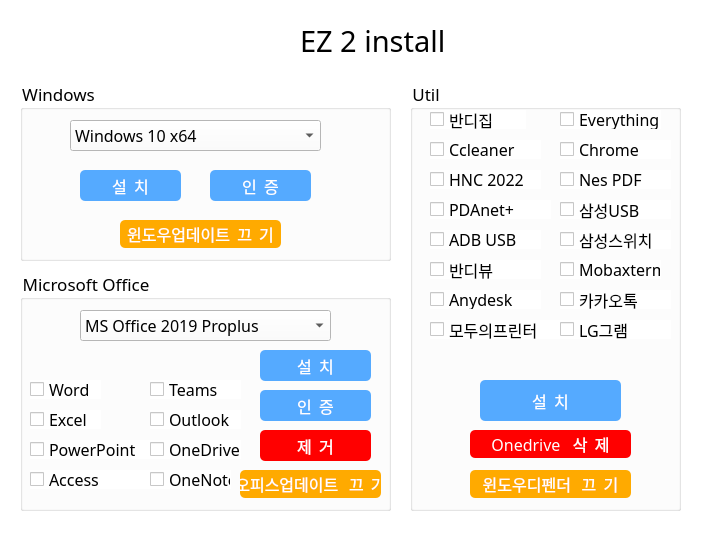
<?xml version="1.0" encoding="UTF-8"?>
<ui version="4.0">
 <class>EZ2install</class>
 <widget class="QMainWindow" name="EZ2install">
  <property name="geometry">
   <rect>
    <x>0</x>
    <y>0</y>
    <width>701</width>
    <height>534</height>
   </rect>
  </property>
  <property name="font">
   <font>
    <family>휴먼아미체</family>
    <pointsize>12</pointsize>
    <weight>75</weight>
    <bold>true</bold>
   </font>
  </property>
  <property name="windowTitle">
   <string>EZ2install</string>
  </property>
  <property name="windowIcon">
   <iconset resource="resources.qrc">
    <normaloff>:/ez2install.ico</normaloff>:/ez2install.ico</iconset>
  </property>
  <property name="styleSheet">
   <string notr="true">background-color: rgb(255, 255, 255);
</string>
  </property>
  <widget class="QWidget" name="widget">
   <widget class="QGroupBox" name="office_box">
    <property name="geometry">
     <rect>
      <x>20</x>
      <y>270</y>
      <width>371</width>
      <height>241</height>
     </rect>
    </property>
    <property name="font">
     <font>
      <family>휴먼아미체</family>
      <pointsize>13</pointsize>
      <weight>50</weight>
      <italic>false</italic>
      <bold>false</bold>
     </font>
    </property>
    <property name="styleSheet">
     <string notr="true"/>
    </property>
    <property name="title">
     <string>Microsoft Office</string>
    </property>
    <widget class="QComboBox" name="office_drop">
     <property name="geometry">
      <rect>
       <x>60</x>
       <y>40</y>
       <width>251</width>
       <height>31</height>
      </rect>
     </property>
     <property name="font">
      <font>
       <family>휴먼아미체</family>
       <pointsize>12</pointsize>
       <weight>50</weight>
       <italic>false</italic>
       <bold>false</bold>
      </font>
     </property>
     <property name="contextMenuPolicy">
      <enum>Qt::DefaultContextMenu</enum>
     </property>
     <property name="styleSheet">
      <string notr="true"/>
     </property>
     <item>
      <property name="text">
       <string>MS Office 2019 Proplus</string>
      </property>
     </item>
     <item>
      <property name="text">
       <string>MS Office 2021 Proplus</string>
      </property>
     </item>
     <item>
      <property name="text">
       <string>MS Office 2024 Proplus</string>
      </property>
     </item>
    </widget>
    <widget class="QCheckBox" name="chk_powerpoint">
     <property name="geometry">
      <rect>
       <x>10</x>
       <y>170</y>
       <width>121</width>
       <height>19</height>
      </rect>
     </property>
     <property name="font">
      <font>
       <family>휴먼아미체</family>
       <pointsize>12</pointsize>
       <weight>50</weight>
       <italic>false</italic>
       <bold>false</bold>
      </font>
     </property>
     <property name="text">
      <string>PowerPoint</string>
     </property>
    </widget>
    <widget class="QCheckBox" name="chk_excel">
     <property name="geometry">
      <rect>
       <x>10</x>
       <y>140</y>
       <width>71</width>
       <height>19</height>
      </rect>
     </property>
     <property name="font">
      <font>
       <family>휴먼아미체</family>
       <pointsize>12</pointsize>
       <weight>50</weight>
       <italic>false</italic>
       <bold>false</bold>
      </font>
     </property>
     <property name="text">
      <string>Excel</string>
     </property>
    </widget>
    <widget class="QCheckBox" name="chk_word">
     <property name="geometry">
      <rect>
       <x>10</x>
       <y>110</y>
       <width>71</width>
       <height>19</height>
      </rect>
     </property>
     <property name="font">
      <font>
       <family>휴먼아미체</family>
       <pointsize>12</pointsize>
       <weight>50</weight>
       <italic>false</italic>
       <bold>false</bold>
      </font>
     </property>
     <property name="text">
      <string>Word</string>
     </property>
    </widget>
    <widget class="QCheckBox" name="chk_access">
     <property name="geometry">
      <rect>
       <x>10</x>
       <y>200</y>
       <width>121</width>
       <height>19</height>
      </rect>
     </property>
     <property name="font">
      <font>
       <family>휴먼아미체</family>
       <pointsize>12</pointsize>
       <weight>50</weight>
       <italic>false</italic>
       <bold>false</bold>
      </font>
     </property>
     <property name="text">
      <string>Access</string>
     </property>
    </widget>
    <widget class="QCheckBox" name="chk_teams">
     <property name="geometry">
      <rect>
       <x>130</x>
       <y>110</y>
       <width>91</width>
       <height>19</height>
      </rect>
     </property>
     <property name="font">
      <font>
       <family>휴먼아미체</family>
       <pointsize>12</pointsize>
       <weight>50</weight>
       <italic>false</italic>
       <bold>false</bold>
      </font>
     </property>
     <property name="text">
      <string>Teams</string>
     </property>
    </widget>
    <widget class="QCheckBox" name="chk_onedrive">
     <property name="geometry">
      <rect>
       <x>130</x>
       <y>170</y>
       <width>91</width>
       <height>19</height>
      </rect>
     </property>
     <property name="font">
      <font>
       <family>휴먼아미체</family>
       <pointsize>12</pointsize>
       <weight>50</weight>
       <italic>false</italic>
       <bold>false</bold>
      </font>
     </property>
     <property name="text">
      <string>OneDrive</string>
     </property>
    </widget>
    <widget class="QCheckBox" name="chk_onenote">
     <property name="geometry">
      <rect>
       <x>130</x>
       <y>200</y>
       <width>81</width>
       <height>19</height>
      </rect>
     </property>
     <property name="font">
      <font>
       <family>휴먼아미체</family>
       <pointsize>12</pointsize>
       <weight>50</weight>
       <italic>false</italic>
       <bold>false</bold>
      </font>
     </property>
     <property name="text">
      <string>OneNote</string>
     </property>
    </widget>
    <widget class="QCheckBox" name="chk_outlook">
     <property name="geometry">
      <rect>
       <x>130</x>
       <y>140</y>
       <width>91</width>
       <height>19</height>
      </rect>
     </property>
     <property name="font">
      <font>
       <family>휴먼아미체</family>
       <pointsize>12</pointsize>
       <weight>50</weight>
       <italic>false</italic>
       <bold>false</bold>
      </font>
     </property>
     <property name="text">
      <string>Outlook</string>
     </property>
    </widget>
    <widget class="QPushButton" name="office_install">
     <property name="geometry">
      <rect>
       <x>240</x>
       <y>80</y>
       <width>111</width>
       <height>31</height>
      </rect>
     </property>
     <property name="font">
      <font>
       <family>휴먼아미체</family>
       <pointsize>12</pointsize>
       <weight>50</weight>
       <italic>false</italic>
       <bold>false</bold>
      </font>
     </property>
     <property name="styleSheet">
      <string notr="true">QPushButton{
	background-color: rgb(85, 170, 255);
	border-radius:5px;
    color:white;

}


QPushButton:hover{
	background-color: rgb(85, 0, 255);
	border-radius:5px;
    color:white;

}
QPushButton:pressed{
	background-color: rgb(170, 170, 127);
	border-radius:5px;
    color:white;

}





</string>
     </property>
     <property name="text">
      <string>설  치</string>
     </property>
    </widget>
    <widget class="QPushButton" name="office_uninstall">
     <property name="geometry">
      <rect>
       <x>240</x>
       <y>160</y>
       <width>111</width>
       <height>31</height>
      </rect>
     </property>
     <property name="font">
      <font>
       <family>휴먼아미체</family>
       <pointsize>12</pointsize>
       <weight>50</weight>
       <italic>false</italic>
       <bold>false</bold>
      </font>
     </property>
     <property name="styleSheet">
      <string notr="true">QPushButton{
	background-color: rgb(255, 0, 0);
	border-radius:5px;
    color:white;

}


QPushButton:hover{
	
	background-color: rgb(255, 0, 127);
	border-radius:5px;
    color:white;

}
QPushButton:pressed{
	background-color: rgb(255, 0, 255);
	border-radius:5px;
    color:white;

}





</string>
     </property>
     <property name="text">
      <string>제  거</string>
     </property>
    </widget>
    <widget class="QPushButton" name="office_update_off">
     <property name="geometry">
      <rect>
       <x>220</x>
       <y>200</y>
       <width>141</width>
       <height>28</height>
      </rect>
     </property>
     <property name="font">
      <font>
       <family>휴먼아미체</family>
       <pointsize>12</pointsize>
      </font>
     </property>
     <property name="styleSheet">
      <string notr="true">QPushButton{
	background-color: rgb(255, 170, 0);
	border-radius:5px;
    color:white;

}


QPushButton:hover{
	background-color: rgb(255, 85, 0);
	border-radius:5px;
    color:white;

}
QPushButton:pressed{
	background-color: rgb(255, 255, 0);
	border-radius:5px;
    color:white;

}





</string>
     </property>
     <property name="text">
      <string>오피스업데이트   끄  기</string>
     </property>
    </widget>
    <widget class="QPushButton" name="office_auth">
     <property name="geometry">
      <rect>
       <x>240</x>
       <y>120</y>
       <width>111</width>
       <height>31</height>
      </rect>
     </property>
     <property name="font">
      <font>
       <family>휴먼아미체</family>
       <pointsize>12</pointsize>
       <weight>50</weight>
       <italic>false</italic>
       <bold>false</bold>
      </font>
     </property>
     <property name="styleSheet">
      <string notr="true">QPushButton{
	background-color: rgb(85, 170, 255);
	border-radius:5px;
    color:white;

}


QPushButton:hover{
	background-color: rgb(85, 0, 255);
	border-radius:5px;
    color:white;

}
QPushButton:pressed{
	background-color: rgb(170, 170, 127);
	border-radius:5px;
    color:white;

}





</string>
     </property>
     <property name="text">
      <string>인  증</string>
     </property>
    </widget>
   </widget>
   <widget class="QGroupBox" name="util_box">
    <property name="geometry">
     <rect>
      <x>410</x>
      <y>80</y>
      <width>271</width>
      <height>431</height>
     </rect>
    </property>
    <property name="font">
     <font>
      <family>휴먼아미체</family>
      <pointsize>13</pointsize>
      <weight>50</weight>
      <bold>false</bold>
     </font>
    </property>
    <property name="styleSheet">
     <string notr="true"/>
    </property>
    <property name="title">
     <string>Util</string>
    </property>
    <widget class="QCheckBox" name="chk_honeyview">
     <property name="geometry">
      <rect>
       <x>20</x>
       <y>180</y>
       <width>111</width>
       <height>19</height>
      </rect>
     </property>
     <property name="font">
      <font>
       <family>휴먼아미체</family>
       <pointsize>12</pointsize>
       <weight>50</weight>
       <italic>false</italic>
       <bold>false</bold>
      </font>
     </property>
     <property name="text">
      <string>반디뷰</string>
     </property>
    </widget>
    <widget class="QCheckBox" name="chk_bandizip">
     <property name="geometry">
      <rect>
       <x>20</x>
       <y>30</y>
       <width>96</width>
       <height>19</height>
      </rect>
     </property>
     <property name="font">
      <font>
       <family>휴먼아미체</family>
       <pointsize>12</pointsize>
       <weight>50</weight>
       <italic>false</italic>
       <bold>false</bold>
      </font>
     </property>
     <property name="text">
      <string>반디집</string>
     </property>
    </widget>
    <widget class="QCheckBox" name="chk_adbdriver">
     <property name="geometry">
      <rect>
       <x>20</x>
       <y>150</y>
       <width>111</width>
       <height>19</height>
      </rect>
     </property>
     <property name="font">
      <font>
       <family>휴먼아미체</family>
       <pointsize>12</pointsize>
       <weight>50</weight>
       <italic>false</italic>
       <bold>false</bold>
      </font>
     </property>
     <property name="text">
      <string>ADB USB</string>
     </property>
    </widget>
    <widget class="QCheckBox" name="chk_mobaxterm">
     <property name="geometry">
      <rect>
       <x>150</x>
       <y>180</y>
       <width>101</width>
       <height>19</height>
      </rect>
     </property>
     <property name="font">
      <font>
       <family>휴먼아미체</family>
       <pointsize>12</pointsize>
       <weight>50</weight>
       <italic>false</italic>
       <bold>false</bold>
      </font>
     </property>
     <property name="text">
      <string>Mobaxterm</string>
     </property>
    </widget>
    <widget class="QCheckBox" name="chk_nespdf">
     <property name="geometry">
      <rect>
       <x>150</x>
       <y>90</y>
       <width>111</width>
       <height>19</height>
      </rect>
     </property>
     <property name="font">
      <font>
       <family>휴먼아미체</family>
       <pointsize>12</pointsize>
       <weight>50</weight>
       <italic>false</italic>
       <bold>false</bold>
      </font>
     </property>
     <property name="text">
      <string>Nes PDF</string>
     </property>
    </widget>
    <widget class="QCheckBox" name="chk_pdanet">
     <property name="geometry">
      <rect>
       <x>20</x>
       <y>120</y>
       <width>121</width>
       <height>19</height>
      </rect>
     </property>
     <property name="font">
      <font>
       <family>휴먼아미체</family>
       <pointsize>12</pointsize>
       <weight>50</weight>
       <italic>false</italic>
       <bold>false</bold>
      </font>
     </property>
     <property name="text">
      <string>PDAnet+</string>
     </property>
    </widget>
    <widget class="QCheckBox" name="chk_hnc2022">
     <property name="geometry">
      <rect>
       <x>20</x>
       <y>90</y>
       <width>111</width>
       <height>19</height>
      </rect>
     </property>
     <property name="font">
      <font>
       <family>휴먼아미체</family>
       <pointsize>12</pointsize>
       <weight>50</weight>
       <italic>false</italic>
       <bold>false</bold>
      </font>
     </property>
     <property name="text">
      <string>HNC 2022</string>
     </property>
    </widget>
    <widget class="QCheckBox" name="chk_samswitch">
     <property name="geometry">
      <rect>
       <x>150</x>
       <y>150</y>
       <width>111</width>
       <height>19</height>
      </rect>
     </property>
     <property name="font">
      <font>
       <family>휴먼아미체</family>
       <pointsize>12</pointsize>
       <weight>50</weight>
       <italic>false</italic>
       <bold>false</bold>
      </font>
     </property>
     <property name="text">
      <string>삼성스위치</string>
     </property>
    </widget>
    <widget class="QCheckBox" name="chk_chrome">
     <property name="geometry">
      <rect>
       <x>150</x>
       <y>60</y>
       <width>111</width>
       <height>19</height>
      </rect>
     </property>
     <property name="font">
      <font>
       <family>휴먼아미체</family>
       <pointsize>12</pointsize>
       <weight>50</weight>
       <italic>false</italic>
       <bold>false</bold>
      </font>
     </property>
     <property name="text">
      <string>Chrome</string>
     </property>
    </widget>
    <widget class="QCheckBox" name="chk_anydesk">
     <property name="geometry">
      <rect>
       <x>20</x>
       <y>210</y>
       <width>111</width>
       <height>19</height>
      </rect>
     </property>
     <property name="font">
      <font>
       <family>휴먼아미체</family>
       <pointsize>12</pointsize>
       <weight>50</weight>
       <italic>false</italic>
       <bold>false</bold>
      </font>
     </property>
     <property name="text">
      <string>Anydesk</string>
     </property>
    </widget>
    <widget class="QCheckBox" name="chk_kakao">
     <property name="geometry">
      <rect>
       <x>150</x>
       <y>210</y>
       <width>111</width>
       <height>19</height>
      </rect>
     </property>
     <property name="font">
      <font>
       <family>휴먼아미체</family>
       <pointsize>12</pointsize>
       <weight>50</weight>
       <italic>false</italic>
       <bold>false</bold>
      </font>
     </property>
     <property name="text">
      <string>카카오톡</string>
     </property>
    </widget>
    <widget class="QCheckBox" name="chk_everything">
     <property name="geometry">
      <rect>
       <x>150</x>
       <y>30</y>
       <width>101</width>
       <height>19</height>
      </rect>
     </property>
     <property name="font">
      <font>
       <family>휴먼아미체</family>
       <pointsize>12</pointsize>
       <weight>50</weight>
       <italic>false</italic>
       <bold>false</bold>
      </font>
     </property>
     <property name="text">
      <string>Everything</string>
     </property>
    </widget>
    <widget class="QCheckBox" name="chk_samusb">
     <property name="geometry">
      <rect>
       <x>150</x>
       <y>120</y>
       <width>111</width>
       <height>19</height>
      </rect>
     </property>
     <property name="font">
      <font>
       <family>휴먼아미체</family>
       <pointsize>12</pointsize>
       <weight>50</weight>
       <italic>false</italic>
       <bold>false</bold>
      </font>
     </property>
     <property name="text">
      <string>삼성USB</string>
     </property>
    </widget>
    <widget class="QCheckBox" name="chk_ccleaner">
     <property name="geometry">
      <rect>
       <x>20</x>
       <y>60</y>
       <width>111</width>
       <height>19</height>
      </rect>
     </property>
     <property name="font">
      <font>
       <family>휴먼아미체</family>
       <pointsize>12</pointsize>
       <weight>50</weight>
       <italic>false</italic>
       <bold>false</bold>
      </font>
     </property>
     <property name="text">
      <string>Ccleaner</string>
     </property>
    </widget>
    <widget class="QCheckBox" name="chk_printpdf">
     <property name="geometry">
      <rect>
       <x>20</x>
       <y>240</y>
       <width>131</width>
       <height>19</height>
      </rect>
     </property>
     <property name="font">
      <font>
       <family>휴먼아미체</family>
       <pointsize>12</pointsize>
       <weight>50</weight>
       <italic>false</italic>
       <bold>false</bold>
      </font>
     </property>
     <property name="text">
      <string>모두의프린터</string>
     </property>
    </widget>
    <widget class="QPushButton" name="util_install">
     <property name="geometry">
      <rect>
       <x>70</x>
       <y>300</y>
       <width>141</width>
       <height>41</height>
      </rect>
     </property>
     <property name="font">
      <font>
       <family>휴먼아미체</family>
       <pointsize>12</pointsize>
       <weight>50</weight>
       <italic>false</italic>
       <bold>false</bold>
      </font>
     </property>
     <property name="styleSheet">
      <string notr="true">QPushButton{
	background-color: rgb(85, 170, 255);
	border-radius:5px;
    color:white;

}


QPushButton:hover{
	background-color: rgb(85, 0, 255);
	border-radius:5px;
    color:white;

}
QPushButton:pressed{
	background-color: rgb(170, 170, 127);
	border-radius:5px;
    color:white;

}





</string>
     </property>
     <property name="text">
      <string>설  치</string>
     </property>
    </widget>
    <widget class="QCheckBox" name="chk_lggram">
     <property name="geometry">
      <rect>
       <x>150</x>
       <y>240</y>
       <width>111</width>
       <height>19</height>
      </rect>
     </property>
     <property name="font">
      <font>
       <family>휴먼아미체</family>
       <pointsize>12</pointsize>
       <weight>50</weight>
       <italic>false</italic>
       <bold>false</bold>
      </font>
     </property>
     <property name="text">
      <string>LG그램</string>
     </property>
    </widget>
    <widget class="QPushButton" name="delete_onedrive">
     <property name="geometry">
      <rect>
       <x>60</x>
       <y>350</y>
       <width>161</width>
       <height>28</height>
      </rect>
     </property>
     <property name="font">
      <font>
       <family>휴먼아미체</family>
       <pointsize>12</pointsize>
       <weight>50</weight>
       <italic>false</italic>
       <bold>false</bold>
      </font>
     </property>
     <property name="styleSheet">
      <string notr="true">QPushButton{
	background-color: rgb(255, 0, 0);
	border-radius:5px;
    color:white;

}


QPushButton:hover{
	
	background-color: rgb(255, 0, 127);
	border-radius:5px;
    color:white;

}
QPushButton:pressed{
	background-color: rgb(255, 0, 255);
	border-radius:5px;
    color:white;

}





</string>
     </property>
     <property name="text">
      <string>Onedrive   삭  제</string>
     </property>
    </widget>
    <widget class="QPushButton" name="windows_defender_off">
     <property name="geometry">
      <rect>
       <x>60</x>
       <y>390</y>
       <width>161</width>
       <height>28</height>
      </rect>
     </property>
     <property name="font">
      <font>
       <family>휴먼아미체</family>
       <pointsize>12</pointsize>
      </font>
     </property>
     <property name="styleSheet">
      <string notr="true">QPushButton{
	background-color: rgb(255, 170, 0);
	border-radius:5px;
    color:white;

}


QPushButton:hover{
	background-color: rgb(255, 85, 0);
	border-radius:5px;
    color:white;

}
QPushButton:pressed{
	background-color: rgb(255, 255, 0);
	border-radius:5px;
    color:white;

}





</string>
     </property>
     <property name="text">
      <string>윈도우디펜더   끄  기</string>
     </property>
    </widget>
   </widget>
   <widget class="QGroupBox" name="win_box">
    <property name="geometry">
     <rect>
      <x>20</x>
      <y>80</y>
      <width>371</width>
      <height>181</height>
     </rect>
    </property>
    <property name="font">
     <font>
      <family>휴먼아미체</family>
      <pointsize>13</pointsize>
      <weight>50</weight>
      <bold>false</bold>
     </font>
    </property>
    <property name="styleSheet">
     <string notr="true"/>
    </property>
    <property name="title">
     <string>Windows</string>
    </property>
    <widget class="QComboBox" name="win_drop">
     <property name="geometry">
      <rect>
       <x>50</x>
       <y>40</y>
       <width>251</width>
       <height>31</height>
      </rect>
     </property>
     <property name="font">
      <font>
       <family>휴먼아미체</family>
       <pointsize>12</pointsize>
       <weight>50</weight>
       <italic>false</italic>
       <bold>false</bold>
      </font>
     </property>
     <property name="styleSheet">
      <string notr="true"/>
     </property>
     <item>
      <property name="text">
       <string>Windows 10 x64</string>
      </property>
     </item>
     <item>
      <property name="text">
       <string>Windows 11 x64</string>
      </property>
     </item>
    </widget>
    <widget class="QPushButton" name="win_install">
     <property name="geometry">
      <rect>
       <x>60</x>
       <y>90</y>
       <width>101</width>
       <height>31</height>
      </rect>
     </property>
     <property name="font">
      <font>
       <family>휴먼아미체</family>
       <pointsize>12</pointsize>
       <weight>50</weight>
       <italic>false</italic>
       <bold>false</bold>
      </font>
     </property>
     <property name="styleSheet">
      <string notr="true">QPushButton{
	background-color: rgb(85, 170, 255);
	border-radius:5px;
    color:white;

}


QPushButton:hover{
	background-color: rgb(85, 0, 255);
	border-radius:5px;
    color:white;

}
QPushButton:pressed{
	background-color: rgb(170, 170, 127);
	border-radius:5px;
    color:white;

}





</string>
     </property>
     <property name="text">
      <string>설  치</string>
     </property>
    </widget>
    <widget class="QPushButton" name="win_auth">
     <property name="geometry">
      <rect>
       <x>190</x>
       <y>90</y>
       <width>101</width>
       <height>31</height>
      </rect>
     </property>
     <property name="font">
      <font>
       <family>휴먼아미체</family>
       <pointsize>12</pointsize>
       <weight>50</weight>
       <italic>false</italic>
       <bold>false</bold>
      </font>
     </property>
     <property name="styleSheet">
      <string notr="true">QPushButton{
	background-color: rgb(85, 170, 255);
	border-radius:5px;
    color:white;

}


QPushButton:hover{
	background-color: rgb(85, 0, 255);
	border-radius:5px;
    color:white;

}
QPushButton:pressed{
	background-color: rgb(170, 170, 127);
	border-radius:5px;
    color:white;

}





</string>
     </property>
     <property name="text">
      <string>인  증</string>
     </property>
    </widget>
    <widget class="QPushButton" name="disable_windows_update">
     <property name="geometry">
      <rect>
       <x>100</x>
       <y>140</y>
       <width>161</width>
       <height>28</height>
      </rect>
     </property>
     <property name="font">
      <font>
       <family>휴먼아미체</family>
       <pointsize>12</pointsize>
       <weight>50</weight>
       <italic>false</italic>
       <bold>false</bold>
      </font>
     </property>
     <property name="styleSheet">
      <string notr="true">QPushButton{
	background-color: rgb(255, 170, 0);
	border-radius:5px;
    color:white;

}


QPushButton:hover{
	background-color: rgb(255, 85, 0);
	border-radius:5px;
    color:white;

}
QPushButton:pressed{
	background-color: rgb(255, 255, 0);
	border-radius:5px;
    color:white;

}





</string>
     </property>
     <property name="text">
      <string>윈도우업데이트  끄  기</string>
     </property>
    </widget>
   </widget>
   <widget class="QLabel" name="tani">
    <property name="geometry">
     <rect>
      <x>200</x>
      <y>0</y>
      <width>101</width>
      <height>81</height>
     </rect>
    </property>
    <property name="font">
     <font>
      <family>휴먼모음T</family>
      <pointsize>12</pointsize>
      <weight>75</weight>
      <bold>true</bold>
     </font>
    </property>
    <property name="styleSheet">
     <string notr="true"/>
    </property>
    <property name="text">
     <string/>
    </property>
    <property name="pixmap">
     <pixmap resource="resources.qrc">:/tan.png</pixmap>
    </property>
    <property name="textInteractionFlags">
     <set>Qt::NoTextInteraction</set>
    </property>
   </widget>
   <widget class="QLabel" name="label">
    <property name="geometry">
     <rect>
      <x>300</x>
      <y>20</y>
      <width>161</width>
      <height>41</height>
     </rect>
    </property>
    <property name="font">
     <font>
      <family>휴먼아미체</family>
      <pointsize>22</pointsize>
     </font>
    </property>
    <property name="styleSheet">
     <string notr="true"/>
    </property>
    <property name="text">
     <string>EZ 2 install</string>
    </property>
   </widget>
  </widget>
  <widget class="QStatusBar" name="statusbar"/>
 </widget>
 <resources>
  <include location="resources.qrc"/>
 </resources>
 <connections/>
</ui>
